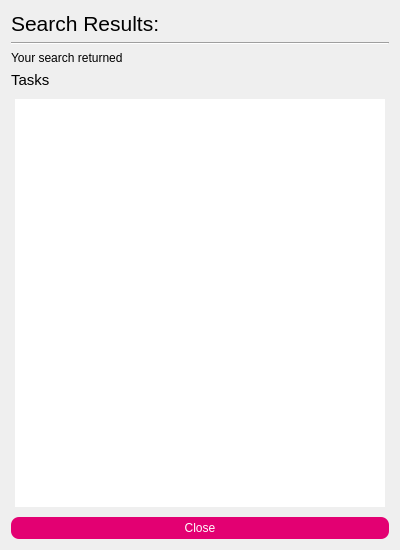
<?xml version="1.0" encoding="UTF-8"?>
<ui version="4.0">
 <class>SearchTasksAllProjectsDialog</class>
 <widget class="QDialog" name="SearchTasksAllProjectsDialog">
  <property name="geometry">
   <rect>
    <x>0</x>
    <y>0</y>
    <width>400</width>
    <height>550</height>
   </rect>
  </property>
  <property name="minimumSize">
   <size>
    <width>400</width>
    <height>550</height>
   </size>
  </property>
  <property name="windowTitle">
   <string>Dialog</string>
  </property>
  <layout class="QVBoxLayout" name="verticalLayout">
   <item>
    <widget class="QLabel" name="Title">
     <property name="font">
      <font>
       <pointsize>16</pointsize>
      </font>
     </property>
     <property name="text">
      <string>Search Results: </string>
     </property>
    </widget>
   </item>
   <item>
    <widget class="Line" name="line">
     <property name="orientation">
      <enum>Qt::Horizontal</enum>
     </property>
    </widget>
   </item>
   <item>
    <widget class="QLabel" name="YourSearchReturnedLbl">
     <property name="text">
      <string>Your search returned</string>
     </property>
    </widget>
   </item>
   <item>
    <widget class="QLabel" name="SubHeader">
     <property name="font">
      <font>
       <pointsize>11</pointsize>
      </font>
     </property>
     <property name="text">
      <string>Tasks</string>
     </property>
    </widget>
   </item>
   <item>
    <widget class="QListWidget" name="SearchResults">
     <property name="styleSheet">
      <string notr="true">border-radius:4px;
padding:4px;</string>
     </property>
    </widget>
   </item>
   <item>
    <widget class="QPushButton" name="CloseBtn">
     <property name="styleSheet">
      <string notr="true">background-color: rgb(227, 0, 114);
color: rgb(255, 255, 255);
border-radius:8px;
padding-top:4px;
padding-bottom:4px;
padding-left:25px;
padding-right:25px;</string>
     </property>
     <property name="text">
      <string>Close</string>
     </property>
    </widget>
   </item>
  </layout>
 </widget>
 <resources/>
 <connections/>
</ui>
